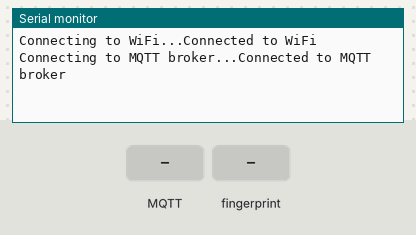
A sketch run on a simulated Arduino MKR. On the bench: the last lines printed to the serial monitor. The test bench sets the inputs (shaded band). WiFi joins after 1.5 s; servers stay silent unless stated; no MQTT or app messages arrive unless stated.

Above: at 8.7 s.
8.8 s: MQTT message "0" arrives on the first subscribed topic
At 9.7 s:
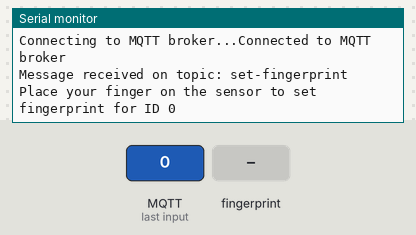
10.3 s: finger stored as number 1 placed on the sensor
At 10.9 s:
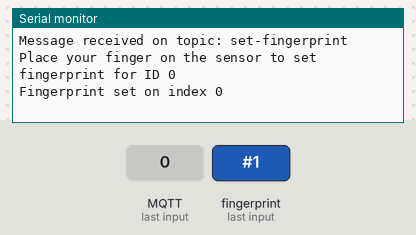
11.8 s: MQTT message "0" arrives on the second subscribed topic
At 13.1 s:
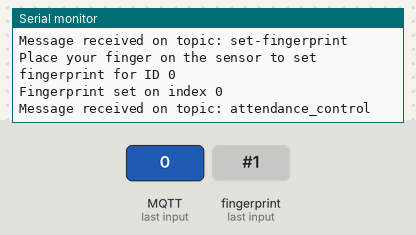

Measured:
- after the input at 8.8 s, the serial monitor: prints a new line at once (image 1)
- after the input at 10.3 s, the serial monitor: prints a new line at once (image 2)
- after the input at 11.8 s, the serial monitor: prints a new line at once (image 3)

The sketch:

fingerprint_live.ino
```cpp
#include <Wire.h>
#include <Adafruit_Fingerprint.h>
#include <WiFiNINA.h>
#include <PubSubClient.h>

#define WIFI_SSID "your_SSID"
#define WIFI_PASSWORD "your_PASSWORD"
#define MQTT_SERVER "broker.hivemq.com"
#define MQTT_PORT 1883
#define MQTT_TOPIC "attendance"
#define MQTT_TOPIC_SET "set-fingerprint"
#define MQTT_TOPIC_STOP "attendance_control"

Adafruit_Fingerprint finger = Adafruit_Fingerprint(&Wire);
WiFiClient wifiClient;
PubSubClient client(wifiClient);

bool fingerprintMode = false;

void setup() {
  Serial.begin(9600);
  while (!Serial);

  finger.begin(0x55);

  connectToWiFi();
  connectToMQTT();
}

void loop() {
  if (fingerprintMode) {
    getFingerprint();
  }
  client.loop();
}

void getFingerprint() {
  uint8_t id = finger.getImage();
  if (id == FINGERPRINT_OK) {
    id = finger.fingerFastSearch();
    if (id == FINGERPRINT_OK) {
      Serial.print("ID found: ");
      Serial.println(id);
      sendAttendanceData(id);
    }
  }
}

void sendAttendanceData(uint8_t id) {
  char attendanceMessage[10];
  sprintf(attendanceMessage, "%d", id);
  client.publish(MQTT_TOPIC, attendanceMessage);
}

void setFingerprint(uint8_t id) {
  Serial.print("Place your finger on the sensor to set fingerprint for ID ");
  Serial.println(id);
  while (finger.getImage() != FINGERPRINT_OK);
  finger.storeModel(id);
  Serial.print("Fingerprint set on index ");
  Serial.println(id);
}

void connectToWiFi() {
  while (WiFi.status() != WL_CONNECTED) {
    Serial.print("Connecting to WiFi...");
    WiFi.begin(WIFI_SSID, WIFI_PASSWORD);
    delay(5000);
  }
  Serial.println("Connected to WiFi");
}

void connectToMQTT() {
  client.setServer(MQTT_SERVER, MQTT_PORT);
  client.setCallback(callback);
  while (!client.connected()) {
    Serial.print("Connecting to MQTT broker...");
    if (client.connect("arduino-client")) {
      client.subscribe(MQTT_TOPIC_SET);
      client.subscribe(MQTT_TOPIC_STOP);
      Serial.println("Connected to MQTT broker");
    }
    else {
      Serial.print("Failed to connect to MQTT broker. Error code: ");
      Serial.println(client.state());
      delay(5000);
    }
  }
}

void callback(char* topic, byte* payload, unsigned int length) {
  Serial.print("Message received on topic: ");
  Serial.println(topic);
  payload[length] = '\0';
  int id = atoi((char*) payload);

  if (strcmp(topic, MQTT_TOPIC_SET) == 0) {
    setFingerprint(id);
  }
  else if (strcmp(topic, MQTT_TOPIC_STOP) == 0) {
    fingerprintMode = false;
  }
  else {
    Serial.println("Invalid topic");
  }
}
```
